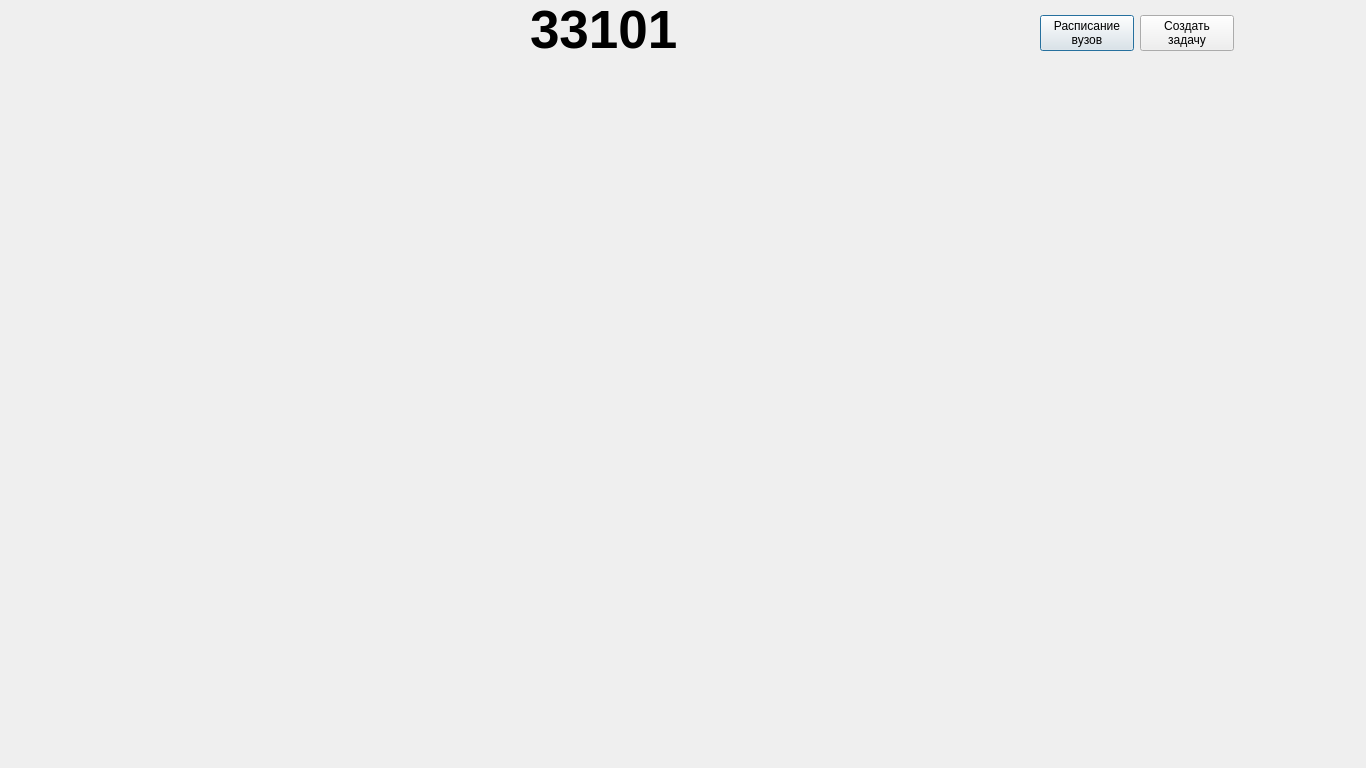
<?xml version="1.0" encoding="UTF-8"?>
<ui version="4.0">
 <class>G33101</class>
 <widget class="QDialog" name="G33101">
  <property name="geometry">
   <rect>
    <x>0</x>
    <y>0</y>
    <width>1366</width>
    <height>768</height>
   </rect>
  </property>
  <property name="windowTitle">
   <string>g33101</string>
  </property>
  <widget class="QLabel" name="label">
   <property name="geometry">
    <rect>
     <x>-50</x>
     <y>0</y>
     <width>1366</width>
     <height>768</height>
    </rect>
   </property>
   <property name="text">
    <string/>
   </property>
  </widget>
  <widget class="QLabel" name="label_2">
   <property name="geometry">
    <rect>
     <x>530</x>
     <y>0</y>
     <width>161</width>
     <height>61</height>
    </rect>
   </property>
   <property name="font">
    <font>
     <pointsize>40</pointsize>
     <weight>75</weight>
     <bold>true</bold>
    </font>
   </property>
   <property name="text">
    <string>&lt;html&gt;&lt;head/&gt;&lt;body&gt;&lt;p&gt;&lt;span style=&quot; color:#000000;&quot;&gt;33101&lt;/span&gt;&lt;/p&gt;&lt;/body&gt;&lt;/html&gt;</string>
   </property>
  </widget>
  <widget class="QWidget" name="layoutWidget">
   <property name="geometry">
    <rect>
     <x>1040</x>
     <y>10</y>
     <width>194</width>
     <height>46</height>
    </rect>
   </property>
   <layout class="QHBoxLayout" name="horizontalLayout">
    <item>
     <widget class="QPushButton" name="pushButton">
      <property name="text">
       <string>Расписание
вузов</string>
      </property>
     </widget>
    </item>
    <item>
     <widget class="QPushButton" name="pushButton_2">
      <property name="text">
       <string>Создать
задачу</string>
      </property>
     </widget>
    </item>
   </layout>
  </widget>
 </widget>
 <resources/>
 <connections/>
</ui>
